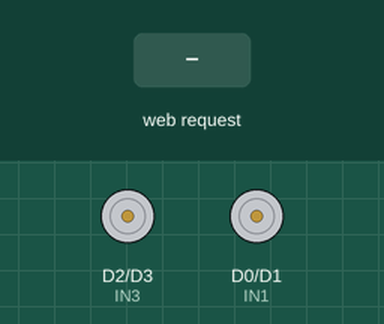
This sketch was run on a simulated ESP8266 (NodeMCU). Shown: motor-driver pin pairs drawn as motors (green arrow = first pin HIGH = forward, orange = second pin HIGH = backward, longer = more drive). Inputs (shaded band) come from the test bench. WiFi joins after 1.5 s; servers stay silent unless stated; what the sketch prints to the serial monitor is not drawn.

Above: at 3.2 s.
3.3 s: HTTP request GET /W received
At 3.9 s:
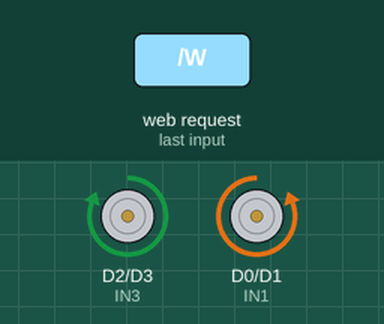
4.8 s: HTTP request GET /S received
At 5.1 s:
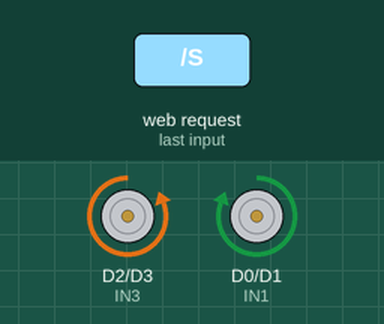
6.3 s: HTTP request GET /A received
At 7.4 s:
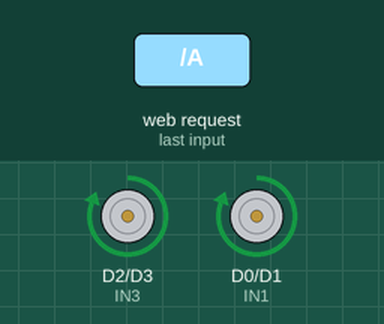
7.8 s: HTTP request GET /D received
At 8.5 s:
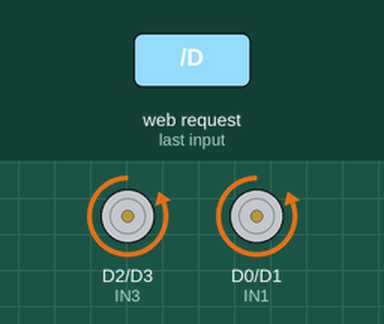
Timing chart, 0 to 10.3 s (numbered marks = the images above; inputs shaded):
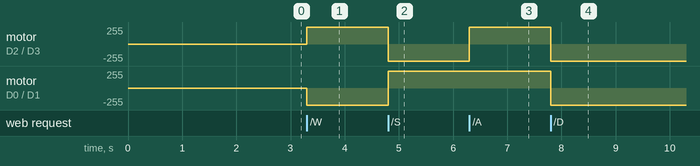

Measured:
- after the input at 3.3 s, motor on D2 (IN3) / D3 (IN4): stopped → forward 255/255 at once; motor on D0 (IN1) / D1 (IN2): stopped → backward 255/255 at once
- after the input at 4.8 s, motor on D2 (IN3) / D3 (IN4): forward 255/255 → backward 255/255 at once; motor on D0 (IN1) / D1 (IN2): backward 255/255 → forward 255/255 at once
- after the input at 6.3 s, motor on D2 (IN3) / D3 (IN4): backward 255/255 → forward 255/255 at once
- after the input at 7.8 s, motor on D2 (IN3) / D3 (IN4), motor on D0 (IN1) / D1 (IN2): forward 255/255 → backward 255/255 at once

The sketch:

receiver.ino
```cpp
#include <ESP8266WiFi.h>
// Receiver Code -> processes these commands to control the car's motion.
// Wi-Fi credentials
const char* ssid = "***";     // Replace with your Wi-Fi SSID
const char* password = "****"; // Replace with your Wi-Fi password

// Define motor pins
#define IN1 D0
#define IN2 D1
#define IN3 D2
#define IN4 D3

WiFiServer server(80); // Create a web server on port 80

void setup() {
  Serial.begin(9600); // Start serial communication
  pinMode(IN1, OUTPUT);
  pinMode(IN2, OUTPUT);
  pinMode(IN3, OUTPUT);
  pinMode(IN4, OUTPUT);

  carStop(); // Initialize all motors to stop

  // Connect to Wi-Fi
  WiFi.begin(ssid, password);
  Serial.print("Connecting to Wi-Fi");
  while (WiFi.status() != WL_CONNECTED) {
    delay(1000);
    Serial.print(".");
  }
  Serial.println("\nConnected to Wi-Fi!");
  Serial.print("IP Address: ");
  Serial.println(WiFi.localIP());

  server.begin(); // Start the server
  Serial.println("Server started!");
}

void loop() {
  WiFiClient client = server.available(); // Check for incoming client
  if (client) {
    String request = client.readStringUntil('\r'); // Read the HTTP request
    client.flush();

    // Parse commands from the HTTP request
    if (request.indexOf("/W") != -1) {
      carForward();
      Serial.println("Moving Forward");
    } else if (request.indexOf("/S") != -1) {
      carBackward();
      Serial.println("Moving Backward");
    } else if (request.indexOf("/A") != -1) {
      carLeft();
      Serial.println("Turning Left");
    } else if (request.indexOf("/D") != -1) {
      carRight();
      Serial.println("Turning Right");
    } else if (request.indexOf("/Q") != -1) {
      carStop();
      Serial.println("Stopped");
    }

    // Send an HTTP response to the client
    client.println("HTTP/1.1 200 OK");
    client.println("Content-Type: text/html");
    client.println();
    client.println("<!DOCTYPE html>");
    client.println("<html>");
    client.println("<head><title>Car Controller</title></head>");
    client.println("<body style='text-align: center; font-family: Arial;'>");
    client.println("<h1>Wi-Fi Car Controller</h1>");
    client.println("</body>");
    client.println("</html>");
    client.stop();
  }
}

// Motor control functions
void carForward() {
  digitalWrite(IN1, LOW);
  digitalWrite(IN2, HIGH);
  digitalWrite(IN3, HIGH);
  digitalWrite(IN4, LOW);
}

void carBackward() {
  digitalWrite(IN1, HIGH);
  digitalWrite(IN2, LOW);
  digitalWrite(IN3, LOW);
  digitalWrite(IN4, HIGH);
}

void carLeft() {
  digitalWrite(IN1, HIGH);
  digitalWrite(IN2, LOW);
  digitalWrite(IN3, HIGH);
  digitalWrite(IN4, LOW);
}

void carRight() {
  digitalWrite(IN1, LOW);
  digitalWrite(IN2, HIGH);
  digitalWrite(IN3, LOW);
  digitalWrite(IN4, HIGH);
}

void carStop() {
  digitalWrite(IN1, LOW);
  digitalWrite(IN2, LOW);
  digitalWrite(IN3, LOW);
  digitalWrite(IN4, LOW);
}
```
